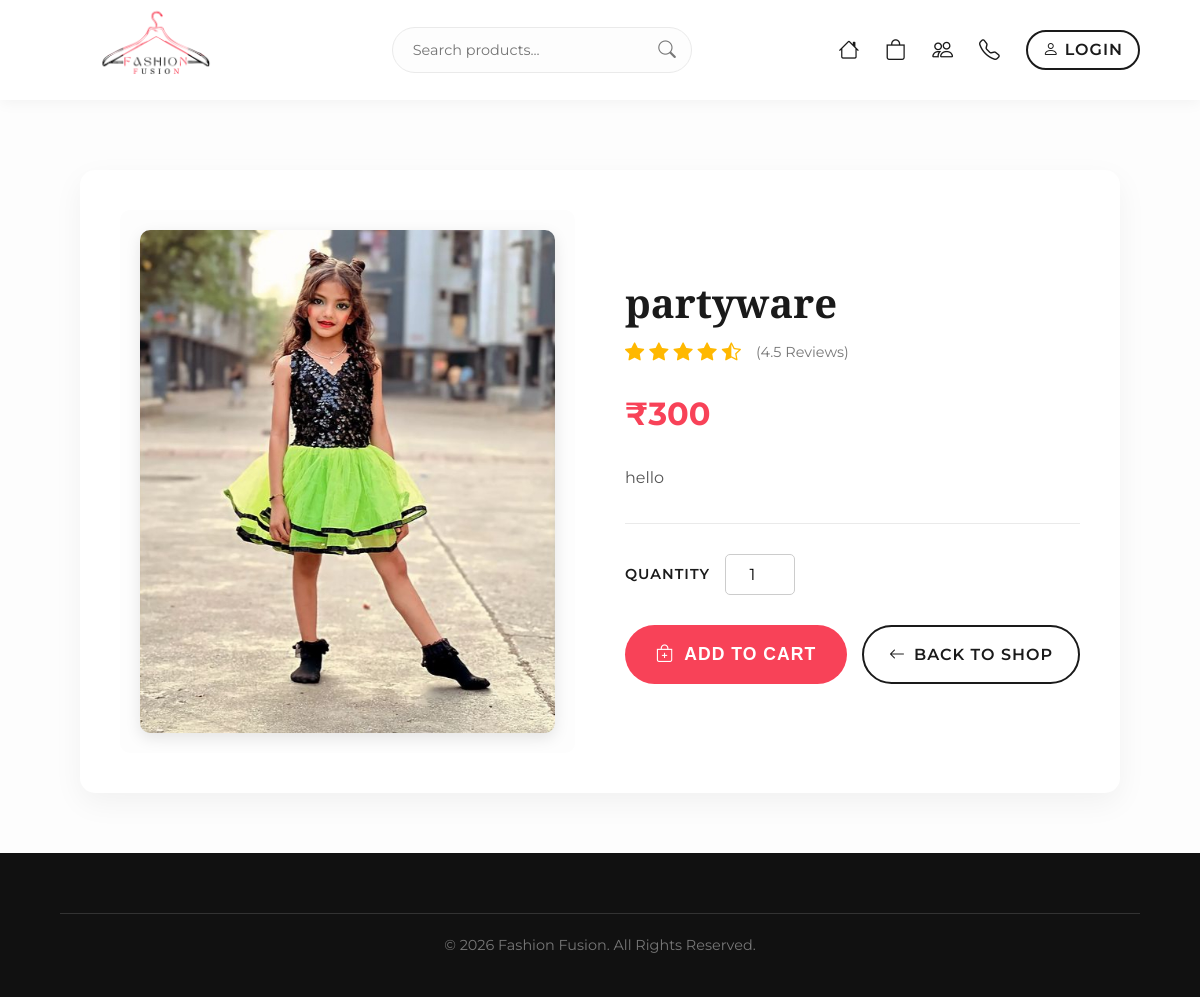
The page /productdetail.php?id=1 on the database its author committed.
### tables this page shows
CREATE TABLE `products_kids` (
  `id` int(255) NOT NULL,
  `p_id` varchar(255) NOT NULL,
  `p_name` varchar(255) NOT NULL,
  `p_price` int(255) NOT NULL,
  `p_image` varchar(255) NOT NULL,
  `p_description` varchar(255) NOT NULL
);

### validation.php (called while the page is built, shortened)
<?php
function ff_validate_positive_int($v, $min = 1, $max = PHP_INT_MAX)
{
    $s = (string) $v;
    $n = (int) $s;
    return ['ok' => true, 'value' => $n];
}

### productdetail.php (the view, shortened to what this page needs)
<?php
require_once __DIR__ . '/validation.php';
?>
<!DOCTYPE html>
<html lang="en">
<head>
    <link rel="stylesheet" href="https://cdn.jsdelivr.net/npm/bootstrap-icons@1.11.3/font/bootstrap-icons.min.css">
    <link rel="stylesheet" href="css/style.css">
</head>
<body>
    <?php @include 'header.php';?>
    <div class="main-wrapper single-product-page">
        <div class="container">
            <?php
            $url_id = isset($_GET['id']) ? $_GET['id'] : (isset($_GET['edit']) ? $_GET['edit'] : null);
            if($url_id){
                $eid = ff_validate_positive_int($url_id, 1, 999999);
                $edit_id = $eid['ok'] ? $eid['value'] : 0;
                $product_found = false;
                $tables = ['products_woman', 'products_man', 'products_kids', 'products'];
                $fetch_edit = null;
                if($edit_id) {
                    foreach($tables as $table) {
                        $edit_query = mysqli_query($con, "SELECT * FROM `$table` WHERE id = " . (int)$edit_id);
                        if($edit_query && mysqli_num_rows($edit_query) > 0){
                            $fetch_edit = mysqli_fetch_assoc($edit_query);
                            $product_found = true;
                            $back_link = ($table == 'products_woman') ? 'woman.php' : (($table == 'products_man') ? 'man.php' : (($table == 'products_kids') ? 'kids.php' : 'products.php'));
                            break;
                        }
                    }
                }
                if($product_found && $fetch_edit){
                    $display_name = $fetch_edit['p_name'] ?? $fetch_edit['name'];
                    $display_price = $fetch_edit['p_price'] ?? $fetch_edit['price'];
                    $display_image = $fetch_edit['p_image'] ?? $fetch_edit['image'];
                    $display_desc = $fetch_edit['p_description'] ?? $fetch_edit['description'];
            ?>
            <form action="" method="post" class="product-detail-grid">
                <div class="product-image-col">
                    <img src="admin/uploaded_img/<?php echo htmlspecialchars($display_image); ?>" alt="<?php echo htmlspecialchars($display_name); ?>" onerror="this.src='images/placeholder.jpg'">
                </div>
                <div class="product-info-col">
                    <h1 class="detail-title"><?php echo htmlspecialchars($display_name); ?></h1>
                    <div class="detail-stars">
                        <i class="bi bi-star-fill"></i>
                        <i class="bi bi-star-fill"></i>
                        <i class="bi bi-star-fill"></i>
                        <i class="bi bi-star-fill"></i>
                        <i class="bi bi-star-half"></i>
                        <span class="review-count">(4.5 Reviews)</span>
                    </div>
                    <div class="detail-price">₹<?php echo htmlspecialchars($display_price); ?></div>
                    <p class="detail-description"><?php echo nl2br(htmlspecialchars($display_desc)); ?></p>
                    <div class="purchase-actions">
                        <div class="quantity-wrapper">
                            <label for="qty">Quantity</label>
                            <input type="number" id="qty" value="1" min="1" max="20" required name="product_quantity">
                        </div>
                        <div class="btn-groups">
                            <button type="submit" name="add_to_cart" class="btn-add-cart">
                                <i class="bi bi-bag-plus"></i> Add to Cart
                            </button>
                            <a href="<?php echo $back_link; ?>" class="btn-back">
                                <i class="bi bi-arrow-left"></i> Back to Shop
                            </a>
                        </div>
                    </div>
                </div>
            </form>
            <?php
                } else {
                    echo "<div class='no-products'><h2>Product not found</h2><p>This item may have been removed or is unavailable.</p><a href='index.php' class='btn-primary'>Return Home</a></div>";
                }
            } else {
                echo "<div class='no-products'><h2>No product selected</h2><a href='index.php' class='btn-primary'>Return Home</a></div>";
            }
            ?>
        </div>
    </div>
    <footer class="site-footer">
        <div class="footer-bottom" style="margin-top: 0; padding: 20px 0;">
            <p>&copy; <?php echo date("Y"); ?> Fashion Fusion. All Rights Reserved.</p>
        </div>
    </footer>
</body>
</html>

### css/style.css (style rules this page uses)
:root { --primary-color: #f84258; --text-dark: #1a1a1a; --text-light: #777; --bg-light: #fdfdfd; --font-heading: 'Playfair Display', serif; --font-body: 'Montserrat', sans-serif; }
* { margin: 0; padding: 0; box-sizing: border-box; }
body { font-family: var(--font-body); background-color: var(--bg-light); color: var(--text-dark); line-height: 1.6; padding-top: 70px; }
a { text-decoration: none; color: inherit; transition: all 0.3s ease; }
.site-footer { background-color: #111; color: #fff; padding: 60px 5% 20px; }
.footer-bottom { text-align: center; padding-top: 20px; border-top: 1px solid #333; color: #777; font-size: 0.9rem; }
.container { max-width: 1200px; margin: 0 auto; padding: 0 20px; }
.single-product-page { padding: 100px 5% 60px; min-height: 80vh; }
.product-detail-grid { display: grid; grid-template-columns: 1fr 1fr; gap: 50px; background: #fff; padding: 40px; border-radius: 15px; box-shadow: 0 10px 30px rgba(0,0,0,0.05); }
.product-image-col { display: flex; justify-content: center; align-items: center; background: var(--bg-light); border-radius: 10px; padding: 20px; }
.product-image-col img { width: 100%; max-width: 450px; border-radius: 10px; object-fit: cover; box-shadow: 0 5px 15px rgba(0,0,0,0.1); }
.product-info-col { display: flex; flex-direction: column; justify-content: center; }
.detail-title { font-family: var(--font-heading); font-size: 2.5rem; color: var(--text-dark); margin-bottom: 10px; line-height: 1.2; }
.detail-stars { color: #ffb800; font-size: 1.2rem; margin-bottom: 20px; display: flex; align-items: center; gap: 5px; }
.review-count { color: var(--text-light); font-size: 0.9rem; margin-left: 10px; }
.detail-price { font-size: 2rem; font-weight: 700; color: var(--primary-color); margin-bottom: 25px; }
.detail-description { font-size: 1rem; color: #555; line-height: 1.8; margin-bottom: 30px; padding-bottom: 30px; border-bottom: 1px solid #eaeaea; }
.purchase-actions { display: flex; flex-direction: column; gap: 20px; }
.quantity-wrapper { display: flex; align-items: center; gap: 15px; }
.quantity-wrapper label { font-weight: 600; text-transform: uppercase; font-size: 0.9rem; letter-spacing: 1px; }
.quantity-wrapper input[type="number"] { width: 70px; padding: 10px; border: 1px solid #ccc; border-radius: 5px; font-family: var(--font-body); font-size: 1rem; text-align: center; }
.btn-groups { display: flex; gap: 15px; margin-top: 10px; }
.btn-add-cart { flex: 1; background: var(--primary-color); color: #fff; padding: 15px 20px; font-size: 1.1rem; font-weight: 600; text-transform: uppercase; letter-spacing: 1px; border: none; border-radius: 30px; cursor: pointer; transition: all 0.3s ease; display: flex; justify-content: center; align-items: center; gap: 10px; }
.btn-back { display: flex; justify-content: center; align-items: center; gap: 8px; padding: 15px 25px; background: transparent; color: var(--text-dark); border: 2px solid var(--text-dark); border-radius: 30px; font-weight: 600; text-transform: uppercase; letter-spacing: 1px; }

### rows shown on the page
products_kids: p_image (picture), p_name "partyware", p_price "300", p_description "hello"
